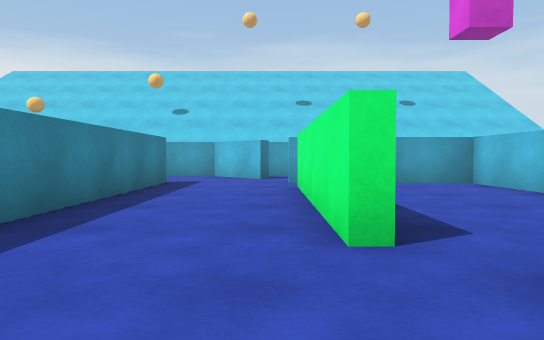
view 1 (above)

17 first-person views from a walk through a 3-D level made in the Unity game engine. The camera is 0.58 m above the floor, tilts 2° down and sees 70° across. The floor is counted in squares, 1 m on a side. Each view is taken from the middle of a square. On the plan, view 1 faces up. The plan holds only what a view shows up to about 10 squares ahead; the rest is blank. The place goes on beyond the plan. The player is left out.

view 2
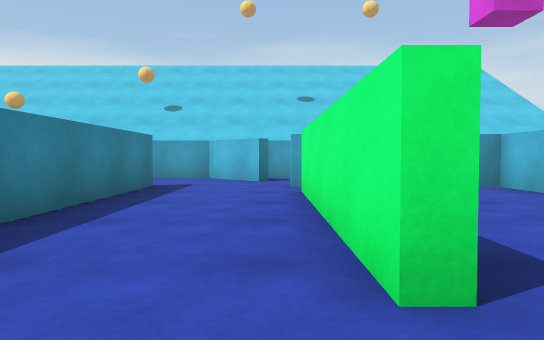

view 3
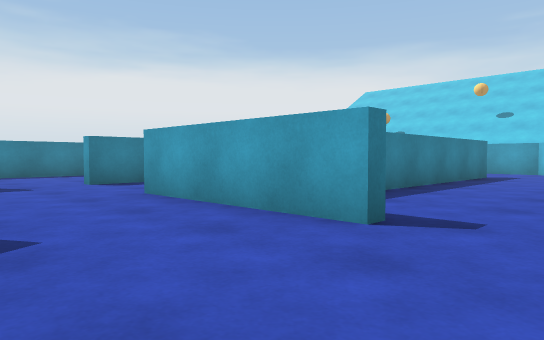

view 4
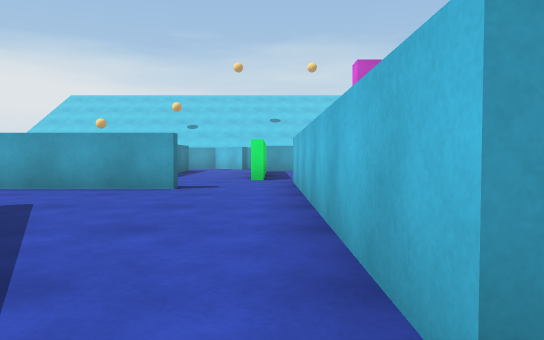

view 5
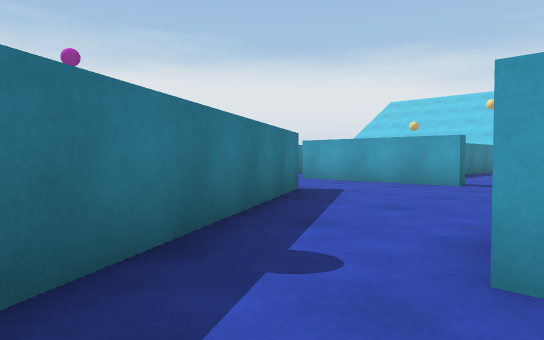

view 6
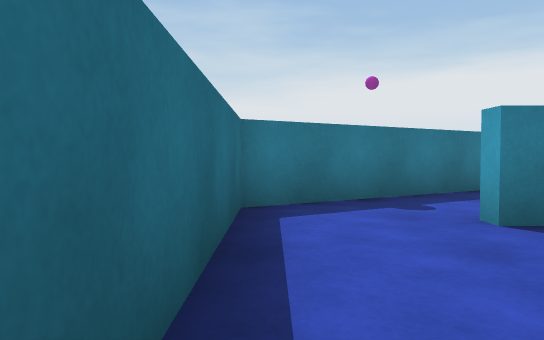

view 7
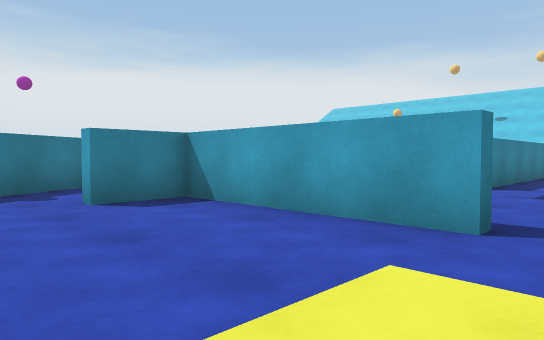

view 8
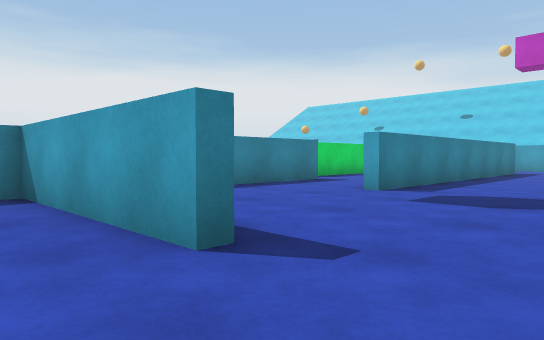

view 9
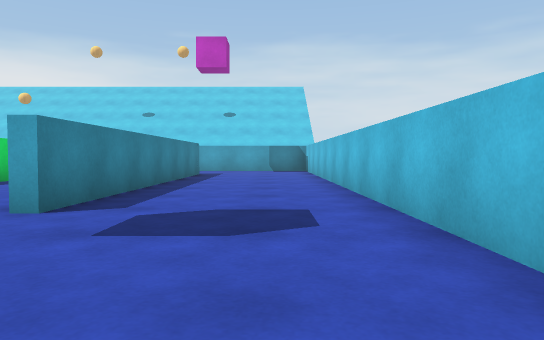

view 10
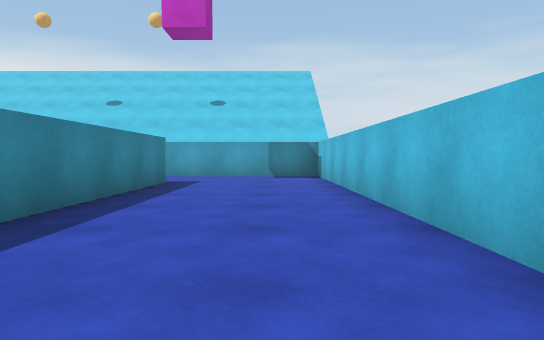

view 11
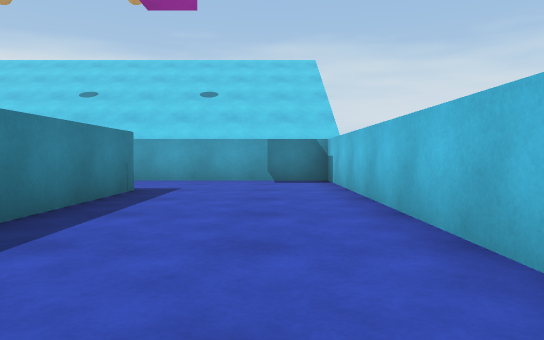

view 12
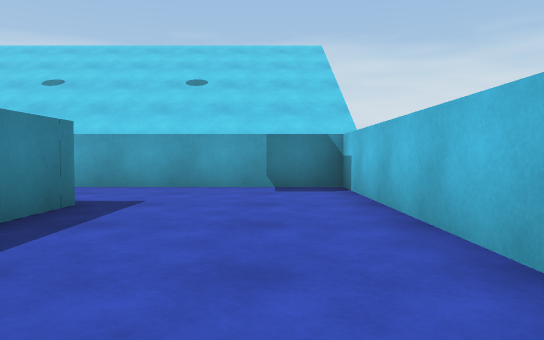

view 13
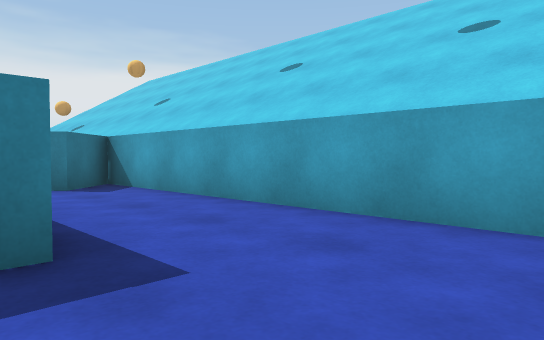

view 14
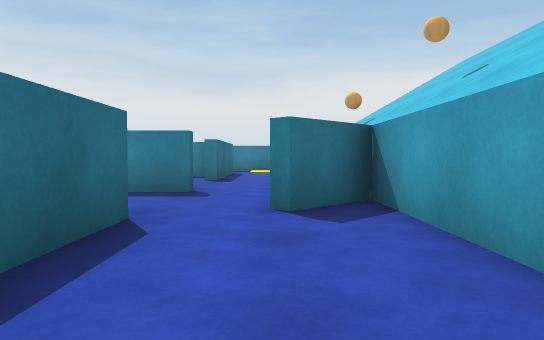

view 15
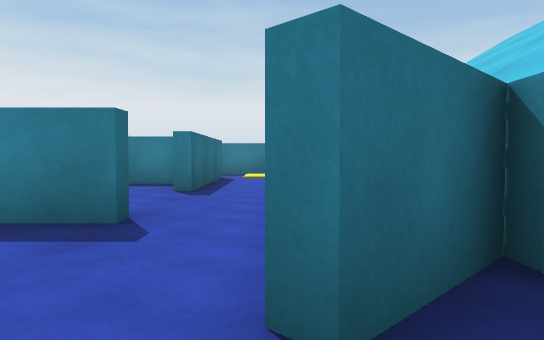

view 16
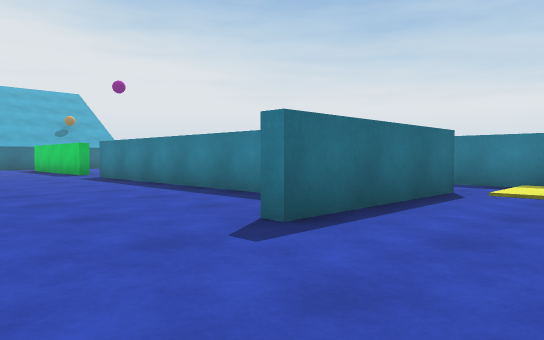

view 17
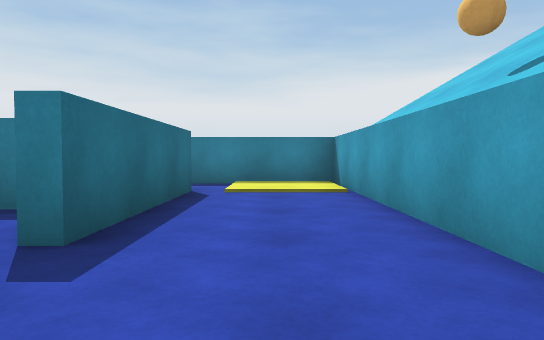

### Floor plan
Points are (right, up) in squares from view 1. A wall is a line through its corners. A room is listed if a view was taken in it or the views show most of it. See-through windows are left out.
Room 1 (views 1, 2, 3, 4, 16, 17)
walls: (0.5, 2.5) (0.5, 7.4); (-2.8, 8.7) (-2.3, 8.7) (-2.3, 3.1); (-0.6, -0.1) (-2.6, -0.1); (-7.3, 8) (-7.3, -0.1); (-0.3, 10) (-1.3, 11); (-2.7, -2.6) (0.6, -8.3) (1.6, -8.3); (-4.9, 11.4) (-11.4, 11.4) (-11.4, 7.9); (-9.6, 8.7) (-5.5, 8.7) (-5.5, 8.2); (1.5, -6.1) (1.5, 1.9)
ways out: opening at (2, -7.5) to room 2; opening at (1, 2) to room 3; opening at (-10.5, 9); opening at (-5.5, 0); opening at (-2, -1.5)
Room 2 (views 5, 6, 7, 8, 9, 10, 11, 12, 13, 14, 15)
walls: (8.4, -2.1) (8.4, 11.4) (-1.2, 11.4) (-0.1, 10.2); (1.8, 1.9) (1.8, -1); (6, -4.2) (6, -4.6) (1.8, -4.6) (1.8, -6.1) (1.5, -6.1); (4.6, 8.8) (4.6, -0.1) (4.2, -0.1); (0.2, 8.7) (2.1, 8.7); (1.6, -8.3) (4.6, -8.3)
ways out: opening at (2, -7.5) to room 1; opening at (3.5, 0.5) to room 3
Room 3 (no view inside)
walls: (4.3, 6.1) (4.3, 8.3) (2.6, 8.3); (0.8, 5.2) (0.8, 4.8); (0.9, 2.5) (0.5, 2.5)
ways out: opening at (1, 2) to room 1; opening at (3.5, 0.5) to room 2

Where each view was taken, in squares from view 1:
view 1: 0 up, 0 right, facing up
view 2: 1 up, 0 right, facing up
view 3: 3 down, 1 right, facing up-left
view 4: 7 down, 1 right, facing up
view 5: 8 down, 2 right, facing up-left
view 6: 8 down, 5 right, facing left
view 7: 8 down, 7 right, facing up-left
view 8: 6 down, 8 right, facing up-left
view 9: 4 down, 7 right, facing up
view 10: 0 up, 7 right, facing up
view 11: 2 up, 7 right, facing up
view 12: 4 up, 7 right, facing up
view 13: 8 up, 7 right, facing up-left
view 14: 10 up, 4 right, facing left
view 15: 10 up, 1 right, facing left
view 16: 11 up, 3 left, facing down-left
view 17: 10 up, 3 left, facing left
